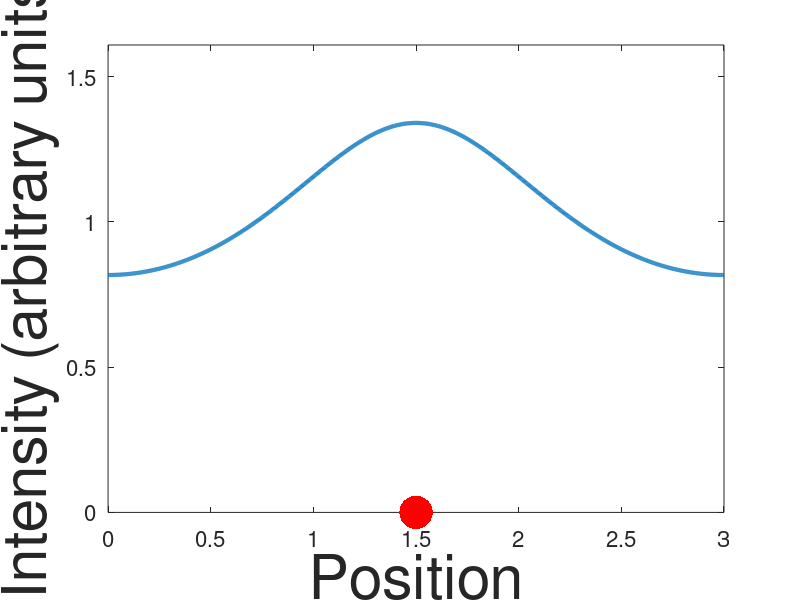

Here is the MATLAB script that generated this plot: (Note: this script raises an error after producing the figure.)
clear all;
close all;
clc;
%%
length=1;
width=3;
source=1.5;
num_sample=1000;
dx=width./(num_sample-1);
intensity=zeros(num_sample,1);
%%
for i=1:num_sample
    for j=-1000:1000
        if mod(j,2)==0
            pos=(i-1).*dx+j*width;
        else
            pos=(j+1).*width-(i-1).*dx;
        end
        intensity(i)=intensity(i)+1./((pos-source).^2+length.^2);
        % fprintf("%d %d %f\n",i,j,pos);
        % disp(1./((pos-source).^2+length.^2));
    end
end
%%
plot(linspace(0,width,num_sample),intensity,'LineWidth',3);
hold on;
plot(source,0,'r.','MarkerSize',72);
set(gca,'FontSize',16);
xlabel("Position",'FontSize',44);
ylabel("Intensity (arbitrary units)",'FontSize',44);
ylim([0,max(intensity).*1.2]);
xlim([0,width]);
%%
num_sample2=1000;
source_coord=linspace(0,width,num_sample2);
pos_of_max=zeros(num_sample2,1);
parfor i=1:num_sample2
    sim_intensity=Two_D_Sim(length,width,source_coord(i));
    [~,argmax]=max(sim_intensity);
    pos_of_max(i)=width./1499*(argmax-1);
end
%%
delete(gcp('nocreate'))
%%
plot(source_coord,pos_of_max,'LineWidth',3);
hold on;
plot([0,3],[0,3],'LineWidth',2,'LineStyle','--','Color','Red');
axis square;
xlim([0,3]);
ylim([0,3]);
legend(["Simulation","y=x"],'FontSize',24);
set(gca,'FontSize',16);
xlabel("Position of the source",'FontSize',36);
ylabel("Position with the maximum intensity",'FontSize',36);